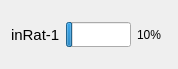
<?xml version="1.0" encoding="UTF-8"?>
<ui version="4.0">
 <class>FrmDeviceStatus</class>
 <widget class="QFrame" name="FrmDeviceStatus">
  <property name="geometry">
   <rect>
    <x>0</x>
    <y>0</y>
    <width>175</width>
    <height>69</height>
   </rect>
  </property>
  <property name="windowTitle">
   <string>Frame</string>
  </property>
  <layout class="QHBoxLayout" name="horizontalLayout_3">
   <item>
    <layout class="QHBoxLayout" name="horizontalLayout">
     <item>
      <widget class="QLabel" name="labelDeviceName">
       <property name="font">
        <font>
         <pointsize>11</pointsize>
        </font>
       </property>
       <property name="text">
        <string>inRat-1</string>
       </property>
      </widget>
     </item>
     <item>
      <widget class="QProgressBar" name="progressBarBatteryLevel">
       <property name="sizePolicy">
        <sizepolicy hsizetype="Fixed" vsizetype="Fixed">
         <horstretch>0</horstretch>
         <verstretch>0</verstretch>
        </sizepolicy>
       </property>
       <property name="minimumSize">
        <size>
         <width>65</width>
         <height>20</height>
        </size>
       </property>
       <property name="maximumSize">
        <size>
         <width>65</width>
         <height>25</height>
        </size>
       </property>
       <property name="value">
        <number>10</number>
       </property>
       <property name="textVisible">
        <bool>false</bool>
       </property>
      </widget>
     </item>
     <item>
      <widget class="QLabel" name="labelBatteryLevel">
       <property name="minimumSize">
        <size>
         <width>30</width>
         <height>0</height>
        </size>
       </property>
       <property name="maximumSize">
        <size>
         <width>30</width>
         <height>16777215</height>
        </size>
       </property>
       <property name="text">
        <string>10%</string>
       </property>
      </widget>
     </item>
    </layout>
   </item>
  </layout>
 </widget>
 <resources/>
 <connections/>
</ui>
